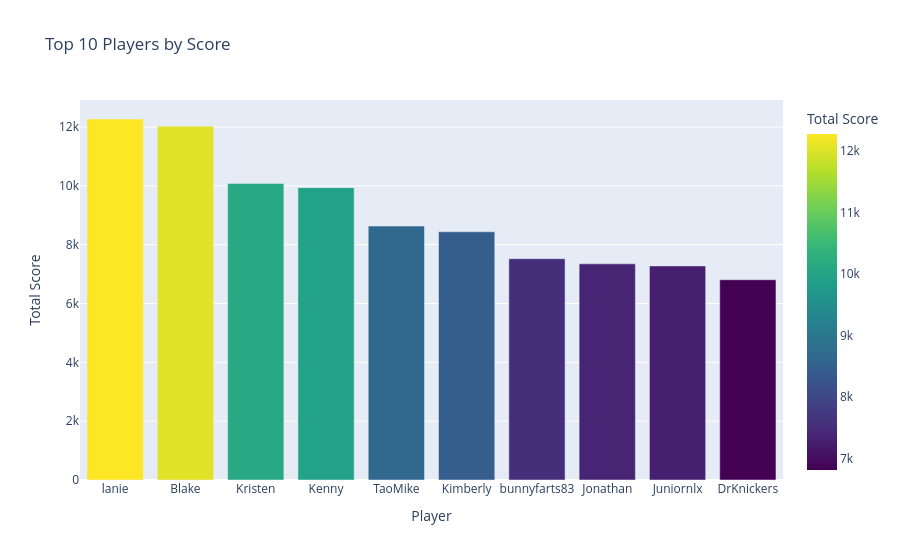
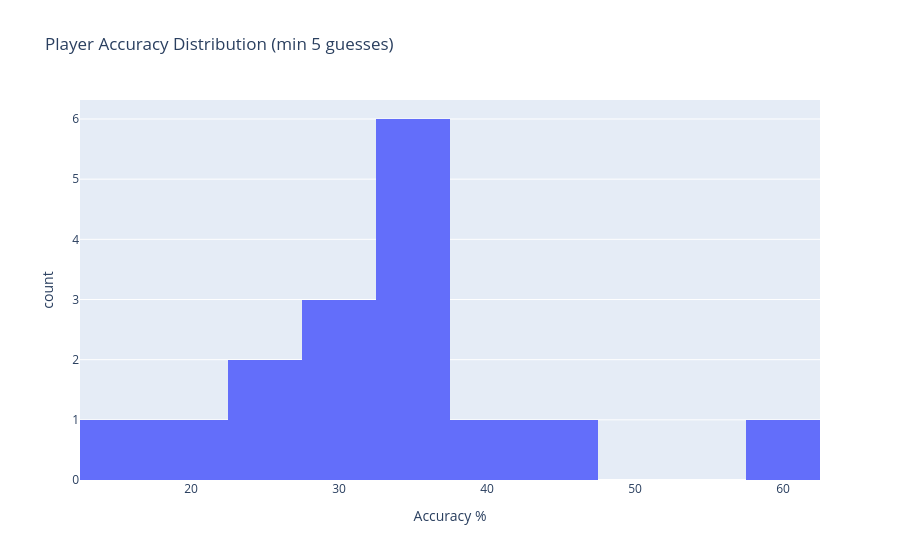
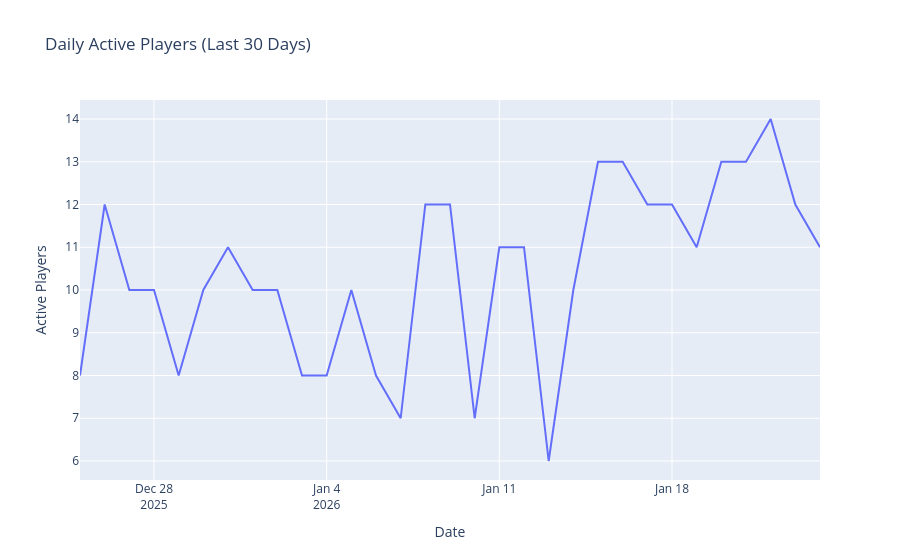

Notebook cell for these charts, in order:
### Markdown cell above
## 3. Player Engagement & Performance Metrics

Comprehensive analysis of player activity, accuracy, and competitive performance.

### Code cell
if "conn" in locals() and conn:
    # Top Players by Score
    query = """
    SELECT 
        p.name,
        p.score,
        p.answer_streak as current_streak,
        COUNT(DISTINCT CASE WHEN g.is_correct = 1 THEN g.daily_question_id END) as correct_answers,
        COUNT(DISTINCT g.daily_question_id) as days_participated,
        ROUND(100.0 * COUNT(CASE WHEN g.is_correct = 1 THEN 1 END) / COUNT(g.id), 1) as accuracy_pct
    FROM players p
    LEFT JOIN guesses g ON p.id = g.player_id
    GROUP BY p.id, p.name, p.score, p.answer_streak
    ORDER BY p.score DESC
    LIMIT 15;
    """
    df_leaderboard = pd.read_sql_query(query, conn)
    print("🏆 Top Players Leaderboard")
    print(df_leaderboard.to_string(index=False))

    # Visualize top 10 by score
    fig = px.bar(
        df_leaderboard.head(10),
        x="name",
        y="score",
        title="Top 10 Players by Score",
        labels={"score": "Total Score", "name": "Player"},
        color="score",
        color_continuous_scale="Viridis",
    )
    fig.show()

    # Player Accuracy Distribution
    query = """
    SELECT 
        p.name,
        ROUND(100.0 * COUNT(CASE WHEN g.is_correct = 1 THEN 1 END) / COUNT(g.id), 1) as accuracy
    FROM players p
    INNER JOIN guesses g ON p.id = g.player_id
    GROUP BY p.id, p.name
    HAVING COUNT(g.id) >= 5
    ORDER BY accuracy DESC;
    """
    df_accuracy = pd.read_sql_query(query, conn)

    fig = px.histogram(
        df_accuracy,
        x="accuracy",
        nbins=20,
        title="Player Accuracy Distribution (min 5 guesses)",
        labels={"accuracy": "Accuracy %", "count": "Number of Players"},
    )
    fig.show()

    # Active Player Trends (last 30 days)
    query = """
    SELECT 
        DATE(g.guessed_at) as date,
        COUNT(DISTINCT g.player_id) as active_players
    FROM guesses g
    WHERE g.guessed_at >= DATE('now', '-30 days')
    GROUP BY DATE(g.guessed_at)
    ORDER BY date;
    """
    df_active = pd.read_sql_query(query, conn)
    if not df_active.empty:
        df_active["date"] = pd.to_datetime(df_active["date"])
        fig = px.line(
            df_active,
            x="date",
            y="active_players",
            title="Daily Active Players (Last 30 Days)",
            labels={"active_players": "Active Players", "date": "Date"},
        )
        fig.show()

    # Total Participation Summary
    query = """
    SELECT 
        COUNT(DISTINCT player_id) as total_players,
        COUNT(DISTINCT CASE WHEN guessed_at >= DATE('now', '-7 days') THEN player_id END) as active_last_7d,
        COUNT(DISTINCT CASE WHEN guessed_at >= DATE('now', '-30 days') THEN player_id END) as active_last_30d
    FROM guesses;
    """
    df_summary = pd.read_sql_query(query, conn)
    print("\n📈 Player Activity Summary:")
    print(f"Total players with guesses: {df_summary.iloc[0]['total_players']}")
    print(f"Active in last 7 days: {df_summary.iloc[0]['active_last_7d']}")
    print(f"Active in last 30 days: {df_summary.iloc[0]['active_last_30d']}")

### Figure 1 — Plotly figure (JSON) as saved in the notebook; plotly's stock layout.template omitted (floating-point values rounded to 4 significant figures)
{"data": [{"hovertemplate": "Player=%{x}<br>Total Score=%{marker.color}<extra></extra>", "legendgroup": "", "marker": {"color": [12275, 12030, 10085, 9940, 8635, 8440, 7525, 7350, 7280, 6810], "coloraxis": "coloraxis", "pattern": {"shape": ""}}, "name": "", "orientation": "v", "showlegend": false, "textposition": "auto", "type": "bar", "x": ["lanie", "Blake", "Kristen", "Kenny", "TaoMike", "Kimberly", "bunnyfarts83", "Jonathan", "Juniornlx", "DrKnickers"], "xaxis": "x", "y": [12275, 12030, 10085, 9940, 8635, 8440, 7525, 7350, 7280, 6810], "yaxis": "y"}], "layout": {"barmode": "relative", "coloraxis": {"colorbar": {"title": {"text": "Total Score"}}, "colorscale": [[0, "#440154"], [0.1111, "#482878"], [0.2222, "#3e4989"], [0.3333, "#31688e"], [0.4444, "#26828e"], [0.5556, "#1f9e89"], [0.6667, "#35b779"], [0.7778, "#6ece58"], [0.8889, "#b5de2b"], [1, "#fde725"]]}, "legend": {"tracegroupgap": 0}, "title": {"text": "Top 10 Players by Score"}, "xaxis": {"anchor": "y", "domain": [0, 1], "title": {"text": "Player"}}, "yaxis": {"anchor": "x", "domain": [0, 1], "title": {"text": "Total Score"}}}}

### Figure 2 — Plotly figure (JSON) as saved in the notebook; plotly's stock layout.template omitted (floating-point values rounded to 4 significant figures)
{"data": [{"bingroup": "x", "hovertemplate": "Accuracy %=%{x}<br>count=%{y}<extra></extra>", "legendgroup": "", "marker": {"color": "#636efa", "pattern": {"shape": ""}}, "name": "", "nbinsx": 20, "orientation": "v", "showlegend": false, "type": "histogram", "x": [60.0, 44.6, 40.5, 35.6, 35.4, 34.8, 33.6, 33.1, 33.0, 31.9, 30.1, 27.5, 26.7, 25.8, 22.1, 15.6], "xaxis": "x", "yaxis": "y"}], "layout": {"barmode": "relative", "legend": {"tracegroupgap": 0}, "title": {"text": "Player Accuracy Distribution (min 5 guesses)"}, "xaxis": {"anchor": "y", "domain": [0, 1], "title": {"text": "Accuracy %"}}, "yaxis": {"anchor": "x", "domain": [0, 1], "title": {"text": "count"}}}}

### Figure 3 — Plotly figure (JSON) as saved in the notebook; plotly's stock layout.template omitted (floating-point values rounded to 4 significant figures)
{"data": [{"hovertemplate": "Date=%{x}<br>Active Players=%{y}<extra></extra>", "legendgroup": "", "line": {"color": "#636efa", "dash": "solid"}, "marker": {"symbol": "circle"}, "mode": "lines", "name": "", "orientation": "v", "showlegend": false, "type": "scatter", "x": ["2025-12-25T00:00:00", "2025-12-26T00:00:00", "2025-12-27T00:00:00", "2025-12-28T00:00:00", "2025-12-29T00:00:00", "2025-12-30T00:00:00", "2025-12-31T00:00:00", "2026-01-01T00:00:00", "2026-01-02T00:00:00", "2026-01-03T00:00:00", "2026-01-04T00:00:00", "2026-01-05T00:00:00", "2026-01-06T00:00:00", "2026-01-07T00:00:00", "2026-01-08T00:00:00", "2026-01-09T00:00:00", "2026-01-10T00:00:00", "2026-01-11T00:00:00", "2026-01-12T00:00:00", "2026-01-13T00:00:00", "2026-01-14T00:00:00", "2026-01-15T00:00:00", "2026-01-16T00:00:00", "2026-01-17T00:00:00", "2026-01-18T00:00:00", "2026-01-19T00:00:00", "2026-01-20T00:00:00", "2026-01-21T00:00:00", "2026-01-22T00:00:00", "2026-01-23T00:00:00", "2026-01-24T00:00:00"], "xaxis": "x", "y": [8, 12, 10, 10, 8, 10, 11, 10, 10, 8, 8, 10, 8, 7, 12, 12, 7, 11, 11, 6, 10, 13, 13, 12, 12, 11, 13, 13, 14, 12, 11], "yaxis": "y"}], "layout": {"legend": {"tracegroupgap": 0}, "title": {"text": "Daily Active Players (Last 30 Days)"}, "xaxis": {"anchor": "y", "domain": [0, 1], "title": {"text": "Date"}}, "yaxis": {"anchor": "x", "domain": [0, 1], "title": {"text": "Active Players"}}}}
